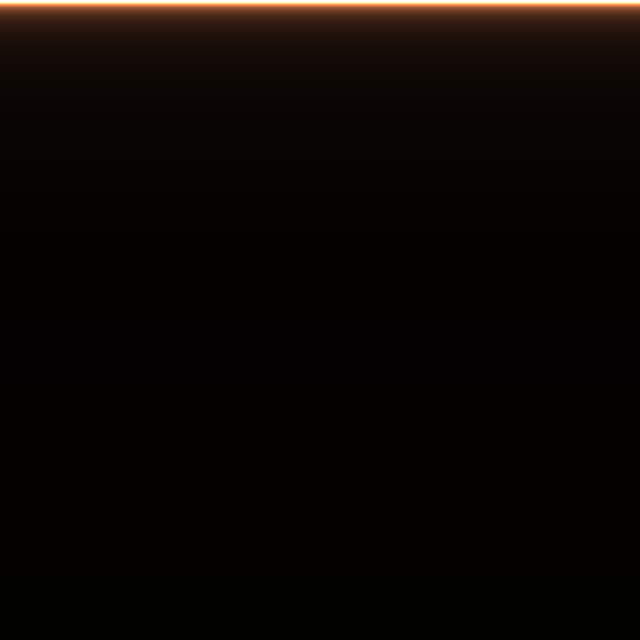
Frame 1 (no input)
Frame 60 (the mouse pressed at the canvas centre just before this capture): identical to frame 1, image omitted
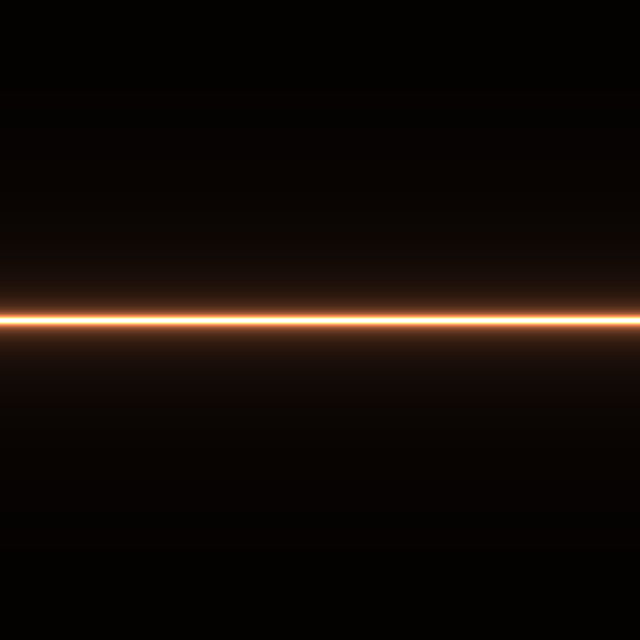
Frame 120 (the mouse held since frame 60 and released just before this capture)

The Processing sketch that drew these frames (run headless with seeded random() and noise(); from frame 60 on, the mouse is pressed at the canvas centre):

// Processing sketch: glowingLine
// ── glowingLine.pde
void setup() {
  size(640, 640);
}

void draw() {
  loadPixels();
  for (int y=0; y<height; y++) {
    for (int x=0; x<width; x++) {
      float d = abs(y-mouseY);
      if (d>0)d=1/d; 
      else d=1;
      float lineWidth = .2; //number between 0 & 1 mostly, smaller is larger size
      d = map(d, 0, lineWidth, 0, 255);
      pixels[x+y*width]=color(d*.9, d*.5, d*.3);
    }
  }
  updatePixels();
}
